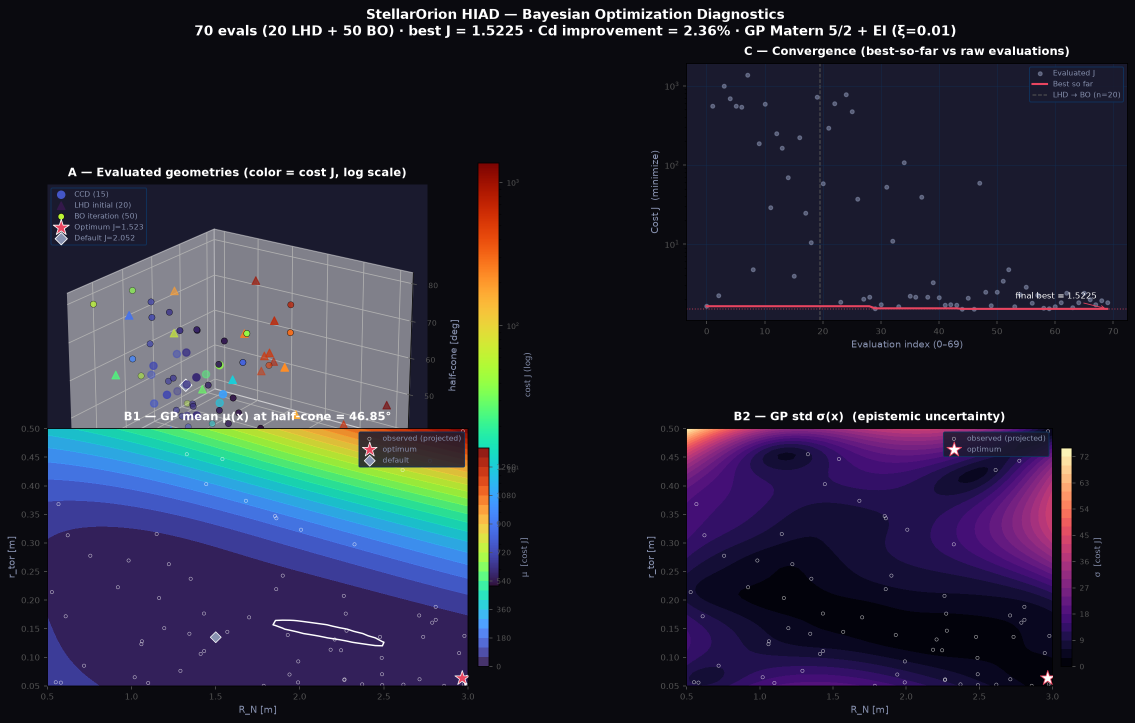
#> input picture stellarorion_program_proc/bo_optimization_3d.png, 2269 x 1445 px, found by its file name (shown at 1/2 size)
$ python spy_bo3d3.py
#> lines starting #> are read from the running program, lines starting #| are printed output that depends on the picture; after the words box and inside, x2 and y2 are one past the last pixel; in counts of white or black regions, pixels touching at a corner belong together
#!/usr/bin/env python3
"""Take-4 probe part 2: row-precise verification of audit-3 fixes.

AXIOMS: PNG bytes are ground truth; _PANEL (238,243,242) is background,
so 'content' = pixel with max(RGB) < 210 (slate/red/teal) or near-white
(>=250) ONLY where distinguishing star white from panel; rows are probed
at known glyph bands, never column-ANY over wide windows.
"""
import numpy as np
from PIL import Image

IM = Image.open("stellarorion_program_proc/bo_optimization_3d.png").convert("RGB")
a = np.asarray(IM).astype(int)
h, w, _ = a.shape
#> h = 1445; w = 2269
mx = a.max(axis=2)
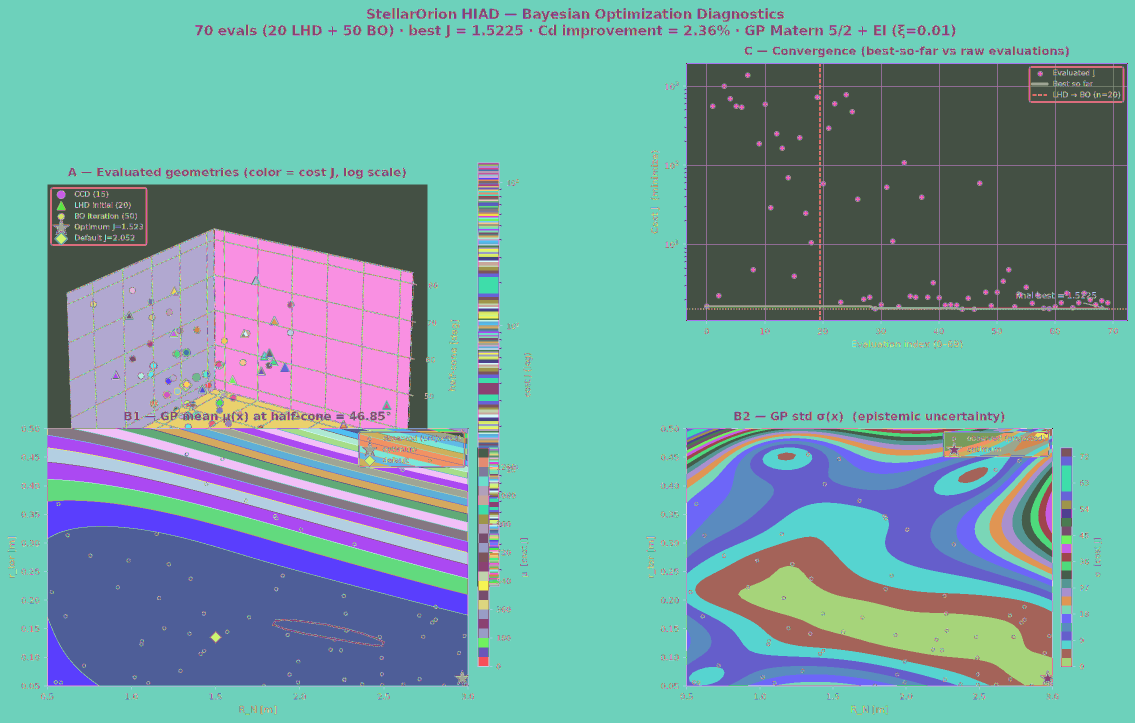
#> mx: shape (1445, 2269) int64 (shown at 1/2 size); 256 distinct labels, from 0 to 255; one colour per label, 0 black
content = mx < 210          # dark text / red / teal edge / dark spines
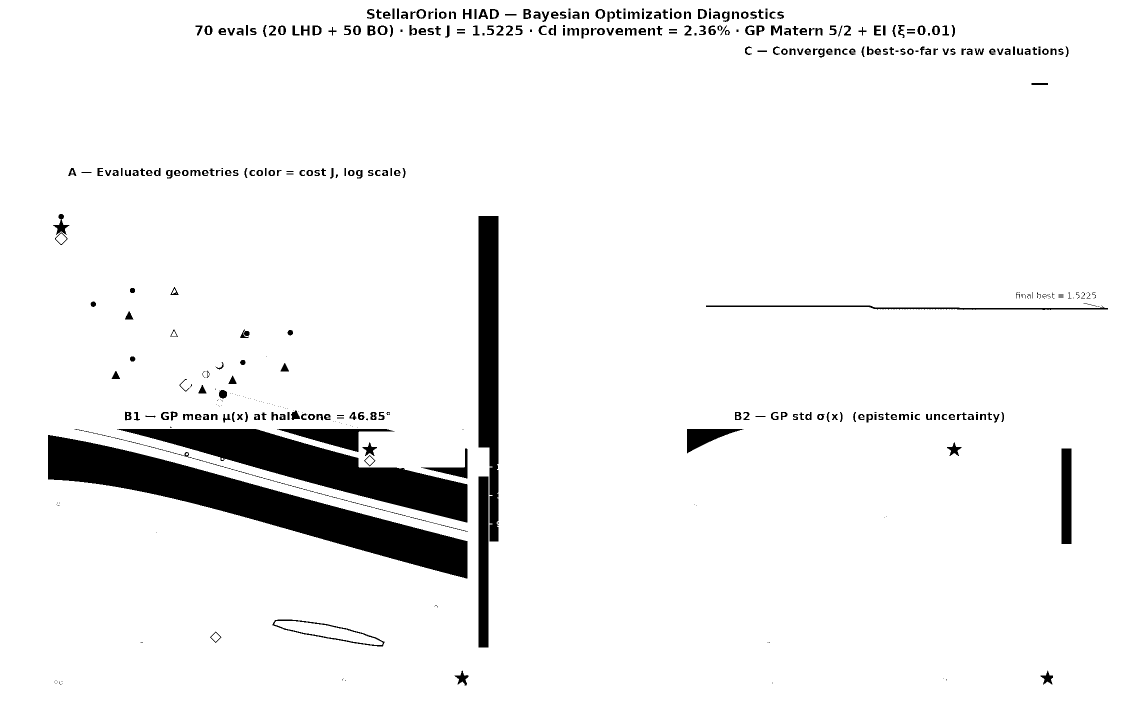
#> content: shape (1445, 2269) bool (shown at 1/2 size); 94.4% white; 445 black regions (119 under 20 px), largest, box (x1, y1, x2, y2) and area: (96, 870, 935, 1157) 62268, (234, 858, 935, 1045) 41770, (957, 432, 997, 1083) 21811
whitepx = mx >= 250         # pure white (star fill / canvas)
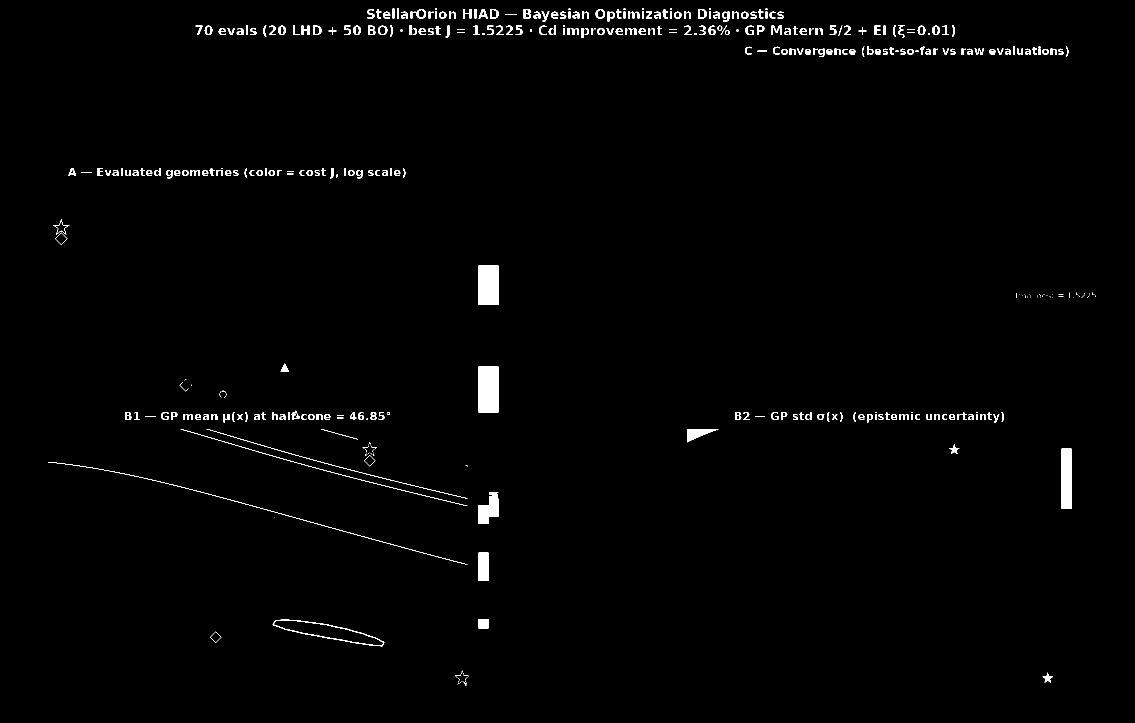
#> whitepx: shape (1445, 2269) bool (shown at 1/2 size); 1.3% white; 400 white regions (104 under 20 px), largest, box (x1, y1, x2, y2) and area: (957, 733, 997, 825) 3680, (957, 531, 997, 610) 3160, (2123, 897, 2143, 1018) 2420


def runs_of(mask, x0=0, x1=None):
    """Contiguous True-ranges of a 1-D bool mask (offset by x0)."""
    x1 = x1 if x1 is not None else len(mask)
    out, s = [], None
    for i, v in enumerate(mask[x0:x1], start=x0):
        if v and s is None:
            s = i
        if not v and s is not None:
            out.append((s, i - 1))
            s = None
    if s is not None:
        out.append((s, x1 - 1))
    return out


def gaps(runs):
    return [runs[i + 1][0] - runs[i][1] - 1 for i in range(len(runs) - 1)]


# --- 1. fig-legend entries at text rows: content runs + entry gaps ----
for y in (328, 331, 334):
    r = runs_of(content[y], 40, 880)
    print(f"legend y{y} content runs: {r}")
    print(f"  gaps: {gaps(r)}")
#> this loop made 3 passes
#| legend y328 content runs: [(40, 879)]
#|   gaps: []
#| legend y331 content runs: [(40, 879)]
#|   gaps: []
#| legend y334 content runs: [(40, 879)]
#|   gaps: []
# star white start vs ')' dark end around x495-540 at handle rows
y = 328
band = slice(490, 545)
dark = np.where(content[y, band])[0] + 490
#> dark = 55 values from 490 to 544
wht = np.where(whitepx[y, band] & (a[y, band, 1] >= 250) & (np.arange(490, 545) >= 0))[0] + 490
#> wht = empty array
# star white = white pixels INSIDE legend interior (not bg): bg is 238 not white
print(f"E3/E4 zone y{y}: dark cols {dark.min() if len(dark) else '-'}..{dark.max() if len(dark) else '-'} (list {dark.tolist()})")
#> (printed output is left out)
# detect star white run: pixels ==255 white in x500-535
wh2 = [x for x in range(500, 540) if tuple(a[y, x]) == (255, 255, 255)]
#> wh2 = []
print(f"  pure-white cols x500-539: {wh2}")
#|   pure-white cols x500-539: []
# E4 text end vs E5 handle start (x675-700)
z4 = slice(675, 710)
d4 = np.where(content[y, z4])[0] + 675
#> d4 = 35 values from 675 to 709
print(f"E4/E5 zone y{y}: content cols {d4.tolist()}")
#| E4/E5 zone y328: content cols [675, 676, 677, 678, 679, 680, 681, 682, 683, 684, 685, 686, 687, 688, 689, 690, 691, 692, 693, 694, 695, 696, 697, 698, 699, 700, 701, 702, 703, 704, 705, 706, 707, 708, 709]

# --- 2. z-axis slot: per-row content+colorbar at 3 rows -----------------
for y, tag in ((105, "label-only row (above bar)"), (172, "tick '60' row"), (205, "tick '45' row")):
    row = a[y]
    cont = np.where(content[y, 300:470])[0] + 300
    # colorbar = saturated color: max-min > 40
    sat = np.where((row[:, :].max(axis=1) - row[:, :].min(axis=1)) > 40)[0]
    sat = sat[(sat >= 300) & (sat <= 470)]
    print(f"z-row y{172 if tag.startswith('tick') else y} {tag}: content cols {runs_of(content[y], 300, 470)} sat cols {runs_of(np.isin(np.arange(w), sat), 300, 470)}")
#> this loop made 3 passes
#> sat on pass 3: [1413, 1530, 1646, 1762, 1878, 1994, 2110, 2226]
#| z-row y105 label-only row (above bar): content cols [(300, 469)] sat cols []
#| z-row y172 tick '60' row: content cols [(300, 469)] sat cols []
#| z-row y172 tick '45' row: content cols [(300, 469)] sat cols []

# --- 3. colorbar tick text rows (audit: y118-134 / 154-170 / 191-207) --
for y0, y1, tag in ((118, 134, "cb tick1"), (154, 170, "cb tick2"), (191, 207, "cb tick3")):
    sub = content[y0:y1 + 1, 360:460]
    r = runs_of(sub.any(axis=0), 360, 460)
    # glyph heights per run
    hs = []
    for x0, x1 in r:
        rr = np.where(content[y0:y1 + 1, x0:x1 + 1].any(axis=1))[0]
        hs.append((x0, x1, int(rr.max() - rr.min() + 1)))
    print(f"{tag} y{y0}-{y1}: runs(x0,x1,height) {hs}")

# --- 4. C ylabel vs cb label gap: content columns y95-215 x415-470 -----
r = runs_of(content[95:215, :].any(axis=0), 415, 470)
#> r = [(415, 469)]
print(f"cb-label/C-ylabel band cols x415-469: {r} -> gaps {gaps(r)}")
#| cb-label/C-ylabel band cols x415-469: [(415, 469)] -> gaps []

# --- 5. B2 legend border vs spine: exact RGB sweep y430 x514-534 -------
print("B2 y430 RGB:", [(x, tuple(int(v) for v in a[430, x])) for x in range(514, 535)])
#> (printed output is left out)

# --- 6. right-edge driver: second-rightmost content columns ------------
colink = np.where((mx < 250).any(axis=0))[0]   # any non-white incl panel bg
#> colink = 2269 values from 0 to 2268
top = colink.max()
#> top = 2268
print(f"non-white rightmost col {top}; rows {np.where(mx[:, top] < 250)[0].min()}-{np.where(mx[:, top] < 250)[0].max()}")
#| non-white rightmost col 2268; rows 0-1444
# columns 780..top with non-white, excluding legend band rows 318-343
mask = mx < 250
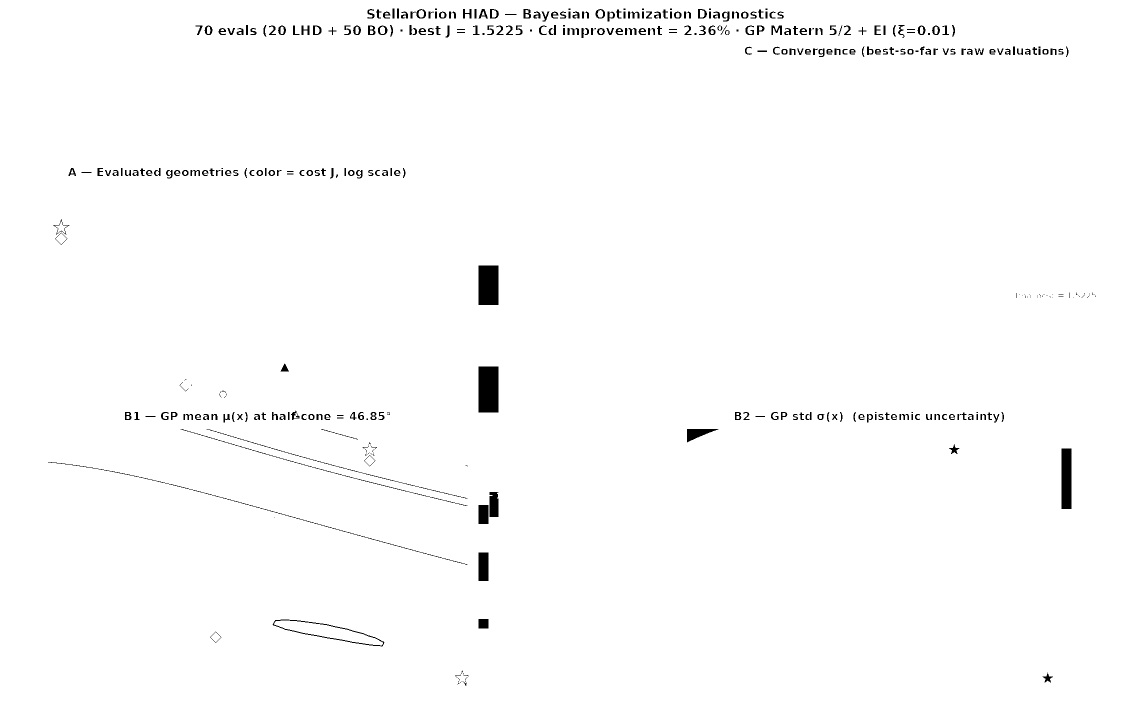
#> mask: shape (1445, 2269) bool (shown at 1/2 size); 98.7% white; 400 black regions (104 under 20 px), largest, box (x1, y1, x2, y2) and area: (957, 733, 997, 825) 3680, (957, 531, 997, 610) 3160, (2123, 897, 2143, 1018) 2420
mask2 = mask.copy()
mask2[315:347, :] = False
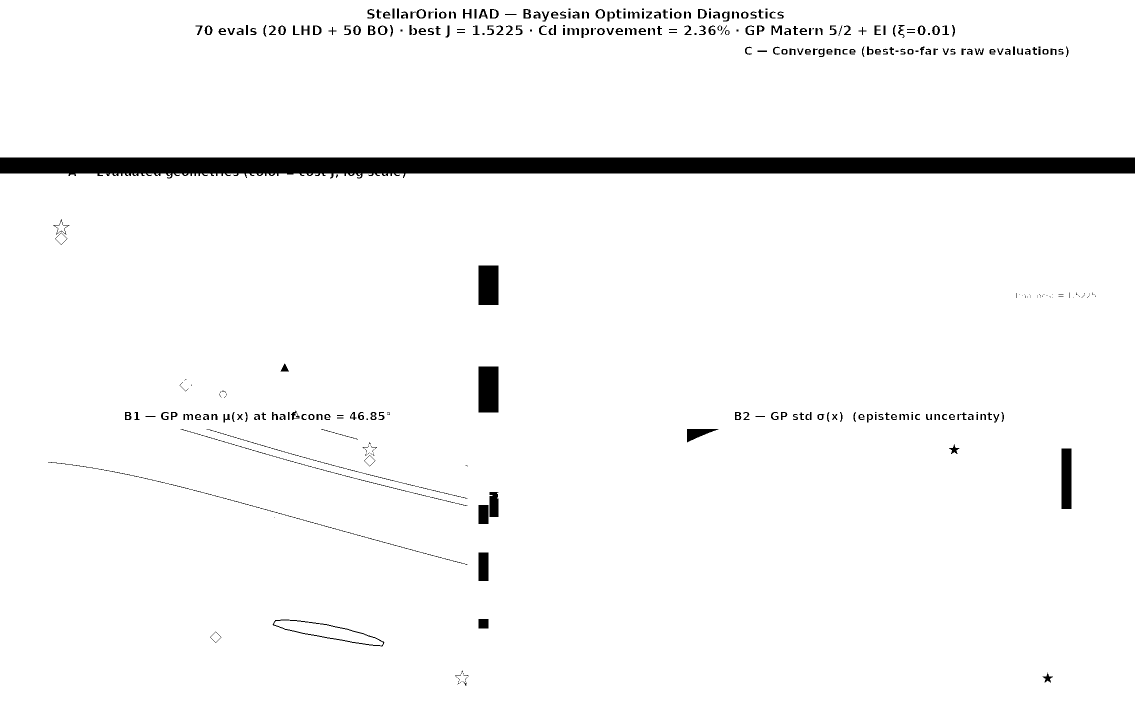
#> mask2: shape (1445, 2269) bool (shown at 1/2 size); 96.6% white; 357 black regions (103 under 20 px), largest, box (x1, y1, x2, y2) and area: (0, 315, 2269, 357) 73828, (957, 733, 997, 825) 3680, (957, 531, 997, 610) 3160
cols2 = np.where(mask2.any(axis=0))[0]
#> cols2 = 2269 values from 0 to 2268
print(f"rightmost non-white OUTSIDE legend band: {cols2.max()}")
#| rightmost non-white OUTSIDE legend band: 2268
